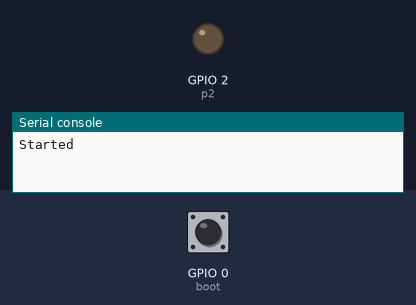
Recording of a program running on a simulated ESP32 board running MicroPython. Shown: output pins drawn as LEDs (lit = HIGH), the last lines printed to the serial console. The inputs (shaded band) are chosen by the test bench; at power-on: GPIO 0 (boot) HIGH.

Above: at 1.2 s.
1.3 s: GPIO 0 (boot) pulled LOW for 3.2 s
At 5.2 s:
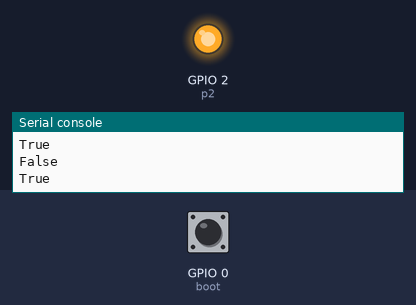
6.0 s: GPIO 0 (boot) pulled LOW for 0.15 s
At 6.5 s:
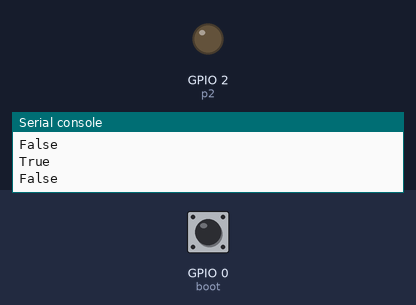
Timing chart, 0 to 9.0 s (numbered marks = the images above; inputs shaded):
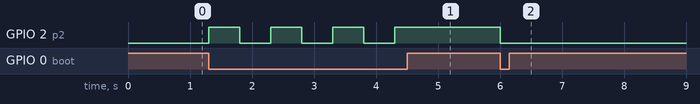

The program:

button.py
```python
from machine import Pin
import time

p2 = Pin(2, Pin.OUT)
boot = Pin(0, Pin.IN, Pin.PULL_UP)
on = False

print("Started")
p2.off()
while True:
    if boot.value() == 0:
        on = not(on)
        print(on)
        if on:
            p2.on()
        else:
            p2.off()
        time.sleep_ms(500)
```

Measured:
- after the input at 1.3 s, GPIO 2 (p2): alternates HIGH for 0.50 s and LOW for 0.50 s, 7 changes in all, then stays HIGH, starting at once
- after the input at 6.0 s, GPIO 2 (p2): HIGH → LOW at once
